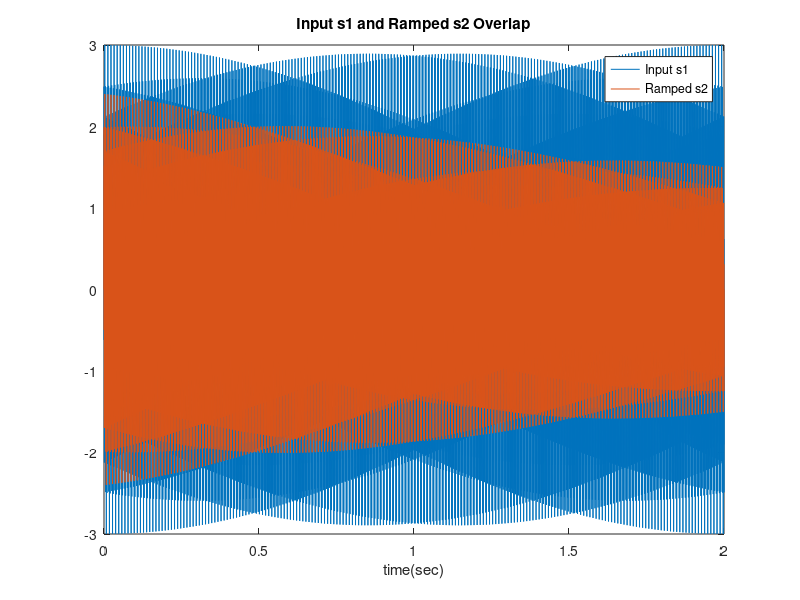

Write the MATLAB code that produced this figure. (Note: this script raises an error after producing the figure.)
close; clear; clc;
%% Q1.  Generate signal s1 
fs = 4000;
dur = 2;
t = linspace(0,dur,fs*dur);

f1 = 500;
f2 = 1300;
s1 = 1*sin(2*pi*f1*t) + 2*sin(2*pi*f2*t); 
%% Q2. Apply ramp to s1 (80% -> 50%)
ramp = linspace(0.8,0.5,length(s1));
s2 = ramp.*s1;
plot(t,s1),xlabel('time(sec)'); hold on;
plot(t,s2),xlabel('time(sec)'); title('Input s1 and Ramped s2 Overlap');
legend('Input s1','Ramped s2');
%% Q3. Apply Hamming-windowed 700Hz sinc low-pass 
fc = 800;       % cut-off frequency
r  = fc/(fs/2); % normalized 
tap = -256:256; % 513 taps
B = sinc(r*tap).*hamming(length(tap))'; % hamming-windowed sinc
B = B/sum(B);
A = 1;
s3 = filter(B,A,s2);
fvtool(B,A);    % Magnitude Response of the sinc low-pass filter
%% Q4. Do FFT s1,s2,s3 and plot spectra
NFFT = 2^nextpow2(length(t));
S1 = abs(fft(s1,NFFT));
S2 = abs(fft(s2,NFFT));
S3 = abs(fft(s3,NFFT));
bins = linspace(0,fs/2,NFFT/2);
subplot(311), plot(bins,S1(1:NFFT/2));
title('Input Signal'),xlabel('frequency(Hz)'),grid on,legend('s1 spectrum');
subplot(312), plot(bins,S2(1:NFFT/2));
title('Ramped Signal'),xlabel('frequency(Hz)'),grid on,legend('s2 spectrum');
subplot(313), plot(bins,S3(1:NFFT/2));
title('700Hz Low-pass Filtered Signal'),xlabel('frequency(Hz)'),grid on,legend('s3 spectrum');
